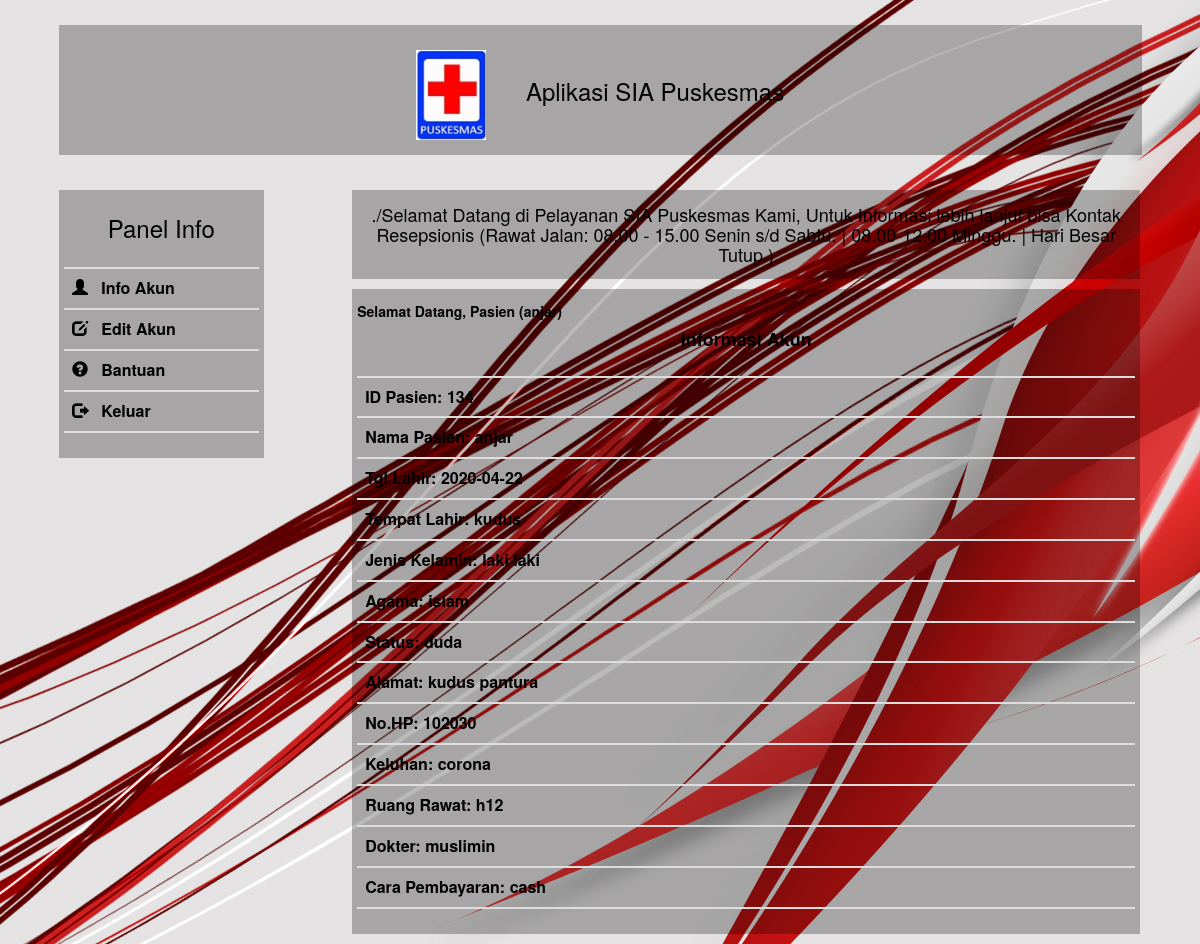
/Pasien (signed in), run on the app's committed database.
### tables this page shows
CREATE TABLE `pasien` (
  `id_pasien` int(11) NOT NULL,
  `level` text NOT NULL,
  `pass_pasien` text NOT NULL,
  `nm_pasien` text NOT NULL,
  `tgl_lahir` text NOT NULL,
  `tmp_lahir` text NOT NULL,
  `gender` varchar(12) NOT NULL,
  `agama` varchar(12) NOT NULL,
  `status` varchar(20) NOT NULL,
  `alamat` varchar(50) NOT NULL,
  `hp` varchar(16) NOT NULL,
  `keluhan` text NOT NULL,
  `r_rawat` text NOT NULL,
  `dokter` varchar(20) NOT NULL,
  `cr_pembayaran` text NOT NULL,
  `jam_masuk` text NOT NULL,
  `tgl_masuk` text NOT NULL,
  `jam_keluar` text NOT NULL,
  `tgl_keluar` text NOT NULL
);

### Pasien/Index.php (the view, shortened to what this page needs)
<html>
<?php
	include "../login/koneksi.php";
?>
<head>
  <link rel="stylesheet" href="../Scripts/Bootstrap/css/bootstrap.min.css">
  <link rel="stylesheet" href="../Scripts/Validator/css/formValidation.css"/>
  <link rel="stylesheet" href="../Scripts/FakeLoader/fakeLoader.css">
</head>
<body>
<div class="container">
	<div class="hero-unit">
			<h3><center><img src="../Images/logo.jpg" alt="Logo" width="70" height="90">&nbsp &nbsp &nbsp Aplikasi SIA Puskesmas</center></h3>
	</div>
		<div class="row">
			<div class="col-md-3">
				<div class="kolom"><center><h3>Panel Info</h3></center>
					<table class="table">
						<thead>
							<tr><th></th></tr>
							<tr><th><a href="#" style="text-decoration:none"><span class="glyphicon glyphicon-user"></span> &nbsp Info Akun</a></th></tr>
							<tr><th><a href="" style="text-decoration:none" data-toggle="modal" data-target="#ppEdit"><span class="glyphicon glyphicon-edit"></span> &nbsp Edit Akun</a></th></tr>
							<tr><th><a href="" style="text-decoration:none" data-toggle="modal" data-target="#ppAwal"><span class="glyphicon glyphicon-question-sign"></span> &nbsp Bantuan</a></th></tr>
							<tr><th><a href="../Keluar.php" style="text-decoration:none"><span class="glyphicon glyphicon-log-out"></span> &nbsp Keluar</a></th></tr>
						</thead>
					</table>
				</div>
			</div>
			<div class="col-md-9">
				<div class="headisi">
					<center><h4>
					<marquee behavior="scroll" direction="left" scrollamount="3" scrolldelay="20" width="80%">
						<span>./Selamat Datang di Pelayanan SIA Puskesmas Kami, Untuk Informasi lebih lanjut bisa Kontak Resepsionis (Rawat Jalan: 08.00 - 15.00 Senin s/d Sabtu. | 08.00-12.00 Minggu. | Hari Besar Tutup.) </span>
					</marquee>
					</h4></center>
				</div>
				<?php
						$sqlTampil="select * from pasien Where id_pasien='$_SESSION[idpsn]'";
						$qryTampil=mysqli_query($conn , $sqlTampil);
						$dataTampil=mysqli_fetch_assoc($qryTampil);
				?>
				<div class="isi">
					<h5><b>
					<?php echo "<p>Selamat Datang, ".$_SESSION['level']." (".$_SESSION['nama'].")</p>";?>
					</b></h5>
						<center><h4><b>Informasi Akun</b><h4></center>
							<table class="table">
							<thead>
								<tr><th></th></tr>
								<tr><th>ID Pasien: <?php echo $dataTampil['id_pasien']; ?></th></tr>
								<tr><th>Nama Pasien: <?php echo $dataTampil['nm_pasien']; ?></th></tr>
								<tr><th>Tgl Lahir: <?php echo $dataTampil['tgl_lahir']; ?></th></tr>
								<tr><th>Tempat Lahir: <?php echo $dataTampil['tmp_lahir']; ?></th></tr>
								<tr><th>Jenis Kelamin: <?php echo $dataTampil['gender']; ?></th></tr>
								<tr><th>Agama: <?php echo $dataTampil['agama']; ?></th></tr>
								<tr><th>Status: <?php echo $dataTampil['status']; ?></th></tr>
								<tr><th>Alamat: <?php echo $dataTampil['alamat']; ?></th></tr>
								<tr><th>No.HP: <?php echo $dataTampil['hp']; ?></th></tr>
								<tr><th>Keluhan: <?php echo $dataTampil['keluhan']; ?></th></tr>
								<tr><th>Ruang Rawat: <?php echo $dataTampil['r_rawat']; ?></th></tr>
								<tr><th>Dokter: <?php echo $dataTampil['dokter']; ?></th></tr>
								<tr><th>Cara Pembayaran: <?php echo $dataTampil['cr_pembayaran']; ?></th></tr>
							</thead>
							</table>
				</div>
			</div>
		</div>
</div>
</body>
</html>

### Pasien/Index.php (style rules this page uses)
body { background:url('../Images/bg.jpg') no-repeat fixed top center; }
table { color:#000000 }
a { color:#000000 }
p { color:#000000 }
.hero-unit { background:url('../Images/bg-transparent.png') repeat top center; margin:25px auto; padding:5px; width:95%; }
.kolom { background:url('../Images/bg-transparent.png') repeat top center; margin:10px auto; padding:5px; width:78%; }
.headisi { background:url('../Images/bg-transparent.png') repeat top center; margin:10px auto; padding:5px; width:93%; }
.isi { background:url('../Images/bg-transparent.png') repeat top center; margin:10px auto; padding:5px; width:93%; }

### data on the page
pasien: id_pasien "134", nm_pasien "anjar", tgl_lahir "2020-04-22", tmp_lahir "kudus", gender "laki laki", agama "islam", status "duda", alamat "kudus pantura", hp "102030", keluhan "corona", r_rawat "h12", dokter "muslimin", cr_pembayaran "cash"

### other printed values
$_SESSION['level'] "Pasien"
$_SESSION['nama'] "anjar"
